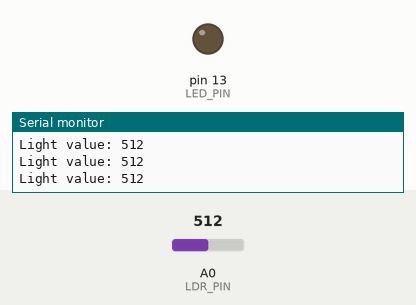
Bench run of a sketch on a simulated Arduino Uno, built with avr-gcc and run on an emulated ATmega328P. Parts: output pins drawn as LEDs (lit = HIGH), the last lines printed to the serial monitor. Inputs (shaded band) come from the test bench; at power-on: A0 (LDR_PIN) = 512.

Above: at 1.3 s.
1.4 s: A0 (LDR_PIN) set to 584
2.9 s: A0 (LDR_PIN) set to 610
At 4.1 s:
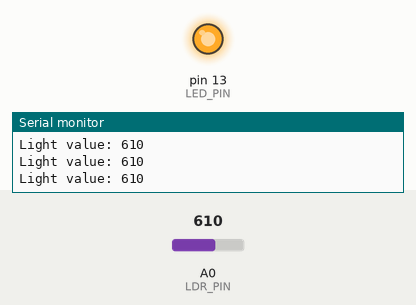
4.5 s: A0 (LDR_PIN) set to 590
At 5.2 s:
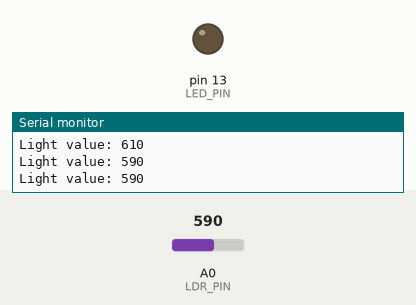
6.0 s: A0 (LDR_PIN) set to 716
At 6.4 s:
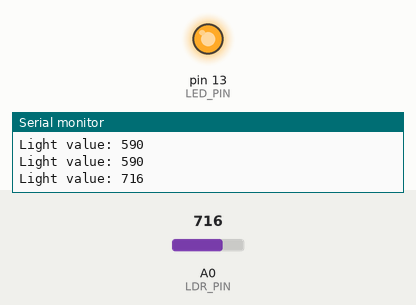
Timing chart, 0 to 8.5 s (numbered marks = the images above; inputs shaded):
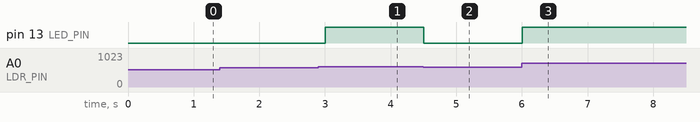

Measured:
- the behaviour switches between 600 and 601 on A0 (LDR_PIN) (found by bisection; images 0 and 1)
- after the input at 2.9 s, pin 13 (LED_PIN): LOW → HIGH after 0.10 s
- after the input at 4.5 s, pin 13 (LED_PIN): HIGH → LOW at once
- after the input at 6.0 s, pin 13 (LED_PIN): LOW → HIGH at once

The sketch:

sketch.ino
```cpp
const int LDR_PIN = A0;
const int LED_PIN = 13;

const int DARK_THRESHOLD = 600;

void setup() {
  pinMode(LED_PIN, OUTPUT);
  Serial.begin(9600);
}

void loop() {
  int lightValue = analogRead(LDR_PIN);

  Serial.print("Light value: ");
  Serial.println(lightValue);

  if (lightValue > DARK_THRESHOLD) {
    digitalWrite(LED_PIN, HIGH);
  } else {
    digitalWrite(LED_PIN, LOW);
  }

  delay(500);
}
```
